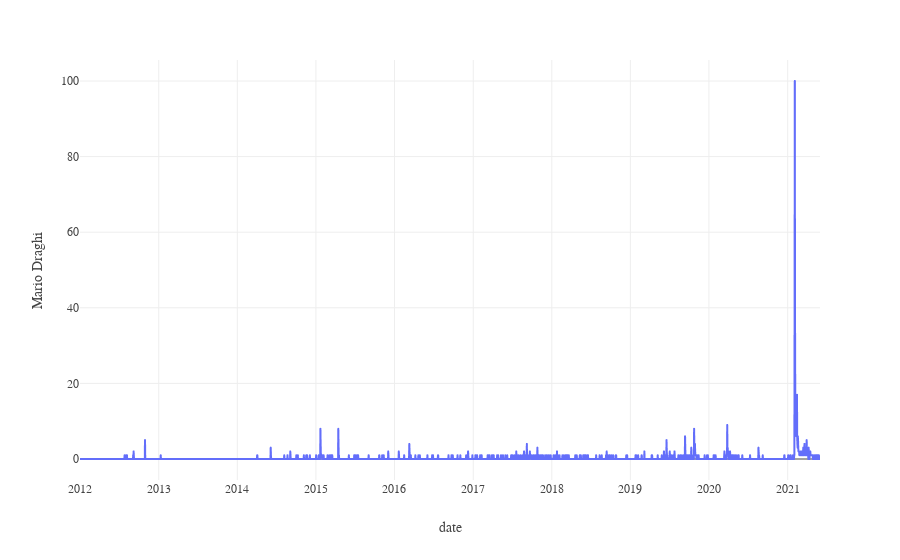

The notebook cell saved with this chart:
### Markdown cell above
# Plotting

### Code cell
draghi_overlap_30.plot(y = "Mario Draghi", kind="line").update_layout(**plotly_dict)

### Figure 1 — Plotly figure (JSON) as saved in the notebook; plotly's stock layout.template omitted (floating-point values rounded to 4 significant figures; data arrays with more than 128 entries replaced by an {"elided": "..."} marker saying what was removed)
{"data": [{"hovertemplate": "date=%{x}<br>Mario Draghi=%{y}<extra></extra>", "legendgroup": "", "line": {"color": "#636efa", "dash": "solid"}, "marker": {"symbol": "circle"}, "mode": "lines", "name": "", "showlegend": false, "type": "scattergl", "x": {"elided": "3439 str values"}, "xaxis": "x", "y": {"elided": "3439 int values"}, "yaxis": "y"}], "layout": {"font": {"family": "Yanone Kaffeesatz"}, "legend": {"tracegroupgap": 0}, "margin": {"t": 60}, "title": {"x": 0.05, "xanchor": "left"}, "xaxis": {"anchor": "y", "domain": [0, 1], "title": {"text": "date"}}, "yaxis": {"anchor": "x", "domain": [0, 1], "title": {"text": "Mario Draghi"}}}}
